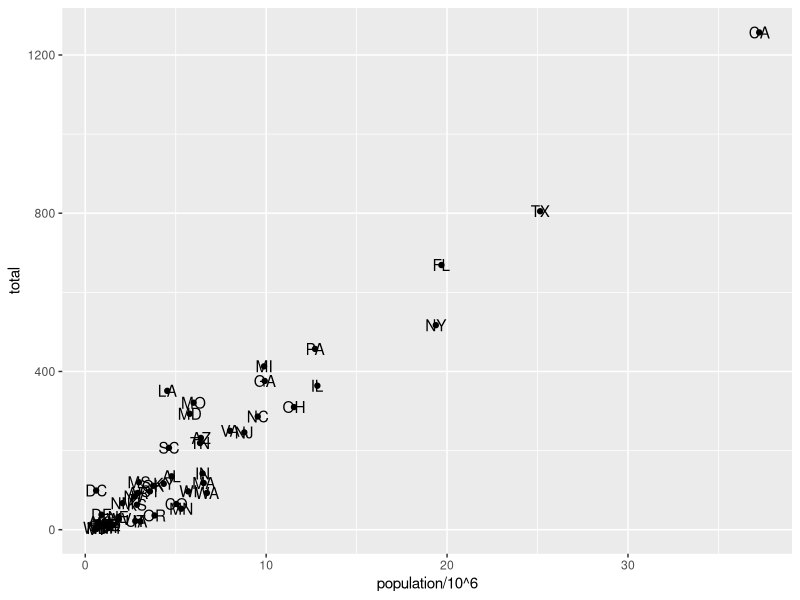
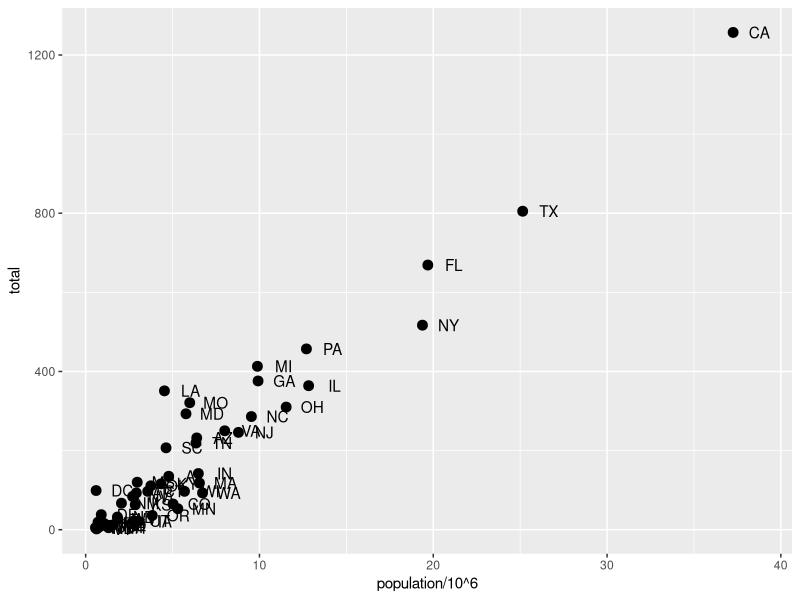
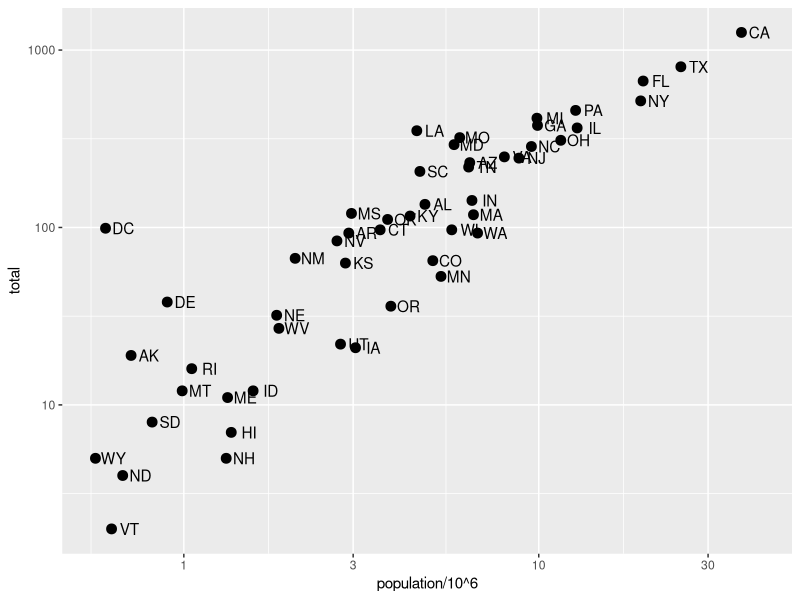
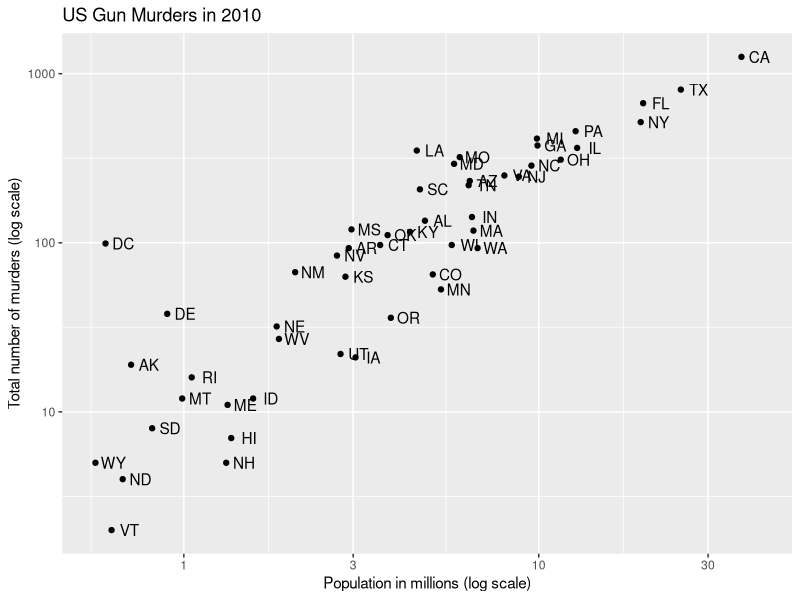
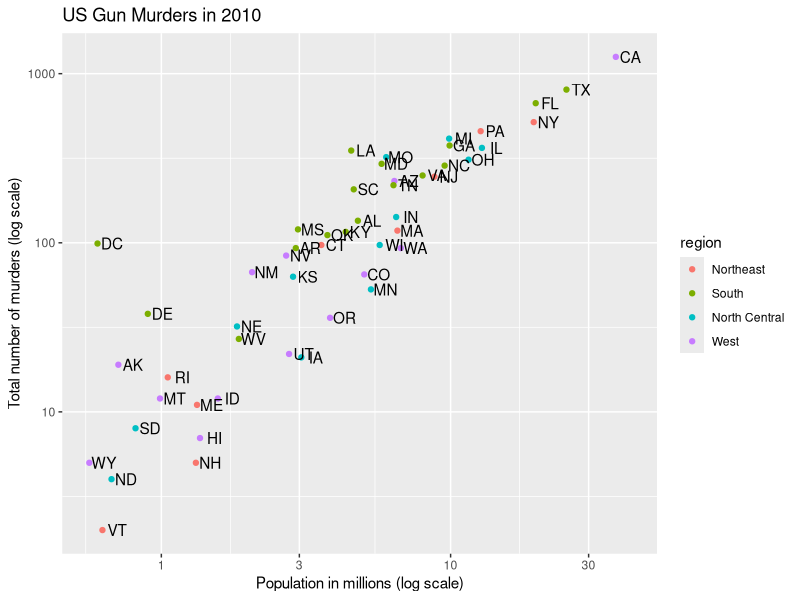
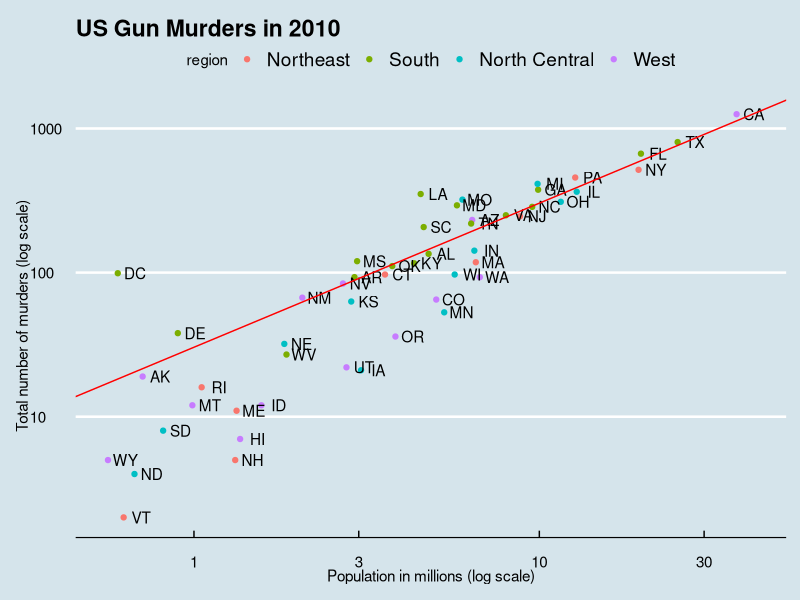
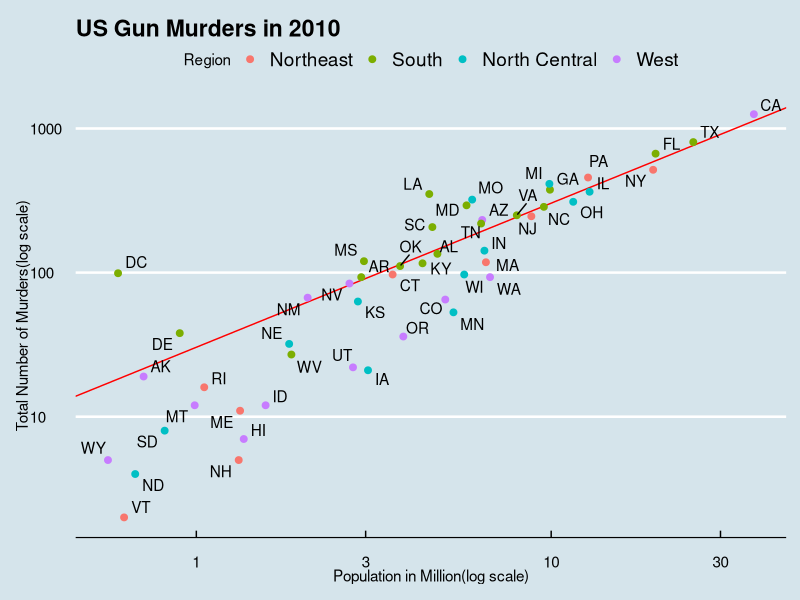
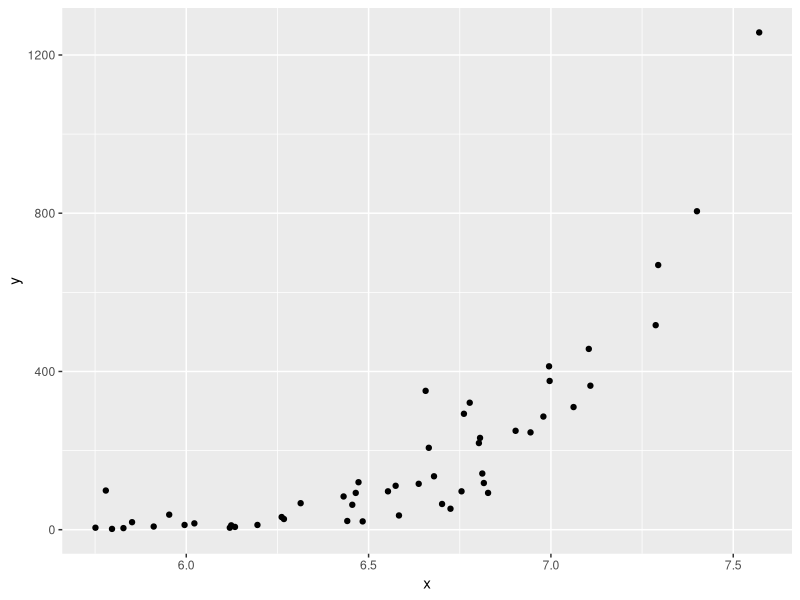

R code for these plots, in order:
#look at the US murders data
library(dslabs)
data("murders")
library(tidyverse)
library(ggplot2)
install.packages("ggthemes")
library(ggthemes)
library(ggrepel)

str(murders)

#which state have the largest and the smallest population?
#how large is a typical state?
#what is the relation between population and murder num?

#The great value of a picture is when it forces us to notice what we never expected to see
#how to use aesthetics mappings in ggplot
murders %>% 
  ggplot() +
  geom_point(aes(x = population/10^6, y = total)) +
  geom_text(aes(population/10^6, total, label = abb))


#tinkering with arguments
p <- ggplot(data = murders)


p + geom_point(aes(population/10^6, total), size = 3) +
  geom_text(aes(population/10^6, total, label = abb), nudge_x = 1.5)


#we can also write this code in the below format
p <- murders %>% ggplot(aes(population/10^6, total, label= abb))

p + geom_point(size = 3) +
  geom_text(nudge_x = 0.05) +
  scale_x_log10() +
  scale_y_log10()


#How to add Labels and titles to the graph
murders %>%
  ggplot(aes(population/10^6, total, label = abb)) +
  geom_point(size = 1.5) +
  geom_text(nudge_x = 0.05) +
  scale_x_log10() +
  scale_y_log10() +
  xlab("Population in millions (log scale)") +
  ylab("Total number of murders (log scale)") +
  ggtitle("US Gun Murders in 2010")



## how to add different catagories as color
murders %>%
  ggplot(aes(population/10^6, total, label = abb)) +
  geom_point(aes(col = region),size = 1.5) +
  geom_text(nudge_x = 0.05) +
  scale_x_log10() +
  scale_y_log10() +
  xlab("Population in millions (log scale)") +
  ylab("Total number of murders (log scale)") +
  ggtitle("US Gun Murders in 2010")


##Annotation, shape and adjustment
#we want to draw a line with avarage murder rate

r <- murders %>%
  summarise(rate = sum(total)/ sum(population) * 10^6) %>%
  pull(rate)

## how to add a line to the graph
murders %>%
  ggplot(aes(population/10^6, total, label = abb)) +
  geom_point(aes(col = region),size = 1.5) +
  geom_text(nudge_x = 0.05) +
  scale_x_log10() +
  scale_y_log10() +
  geom_abline(intercept = log10(r), color="red")+
  xlab("Population in millions (log scale)") +
  ylab("Total number of murders (log scale)") +
  ggtitle("US Gun Murders in 2010") +
  theme_economist()

p <- p + geom_abline(intercept = log10(r), lty = 2, color = "darkgrey") +
  geom_point(aes(col=region), size = 3)

p <- p + scale_color_discrete(name = "Region")


murders %>%
  ggplot(aes(population/10^6, total, label = abb)) +
  geom_abline(intercept = log10(r), color = "red", ity = 2) +
  geom_point(aes(col = region),size = 2) +
  geom_text_repel() +
  scale_x_log10() +
  scale_y_log10() +
  xlab("Population in Million(log scale)") +
  ylab("Total Number of Murders(log scale)") +
  ggtitle("US Gun Murders in 2010") +
  scale_color_discrete(name = "Region") +
  theme_economist()


#Quick plots with qpolt
data("murders")
x <- log10(murders$population)
y <- murders$total

qplot(x,y)


#How can we make a grid of plots
library(gridExtra)
p1 <- qplot(x)
p2 <- qplot(x,y)
grid.arrange(p1,p2, nrow =2)


##Exercises
library(dplyr)
library(ggplot2)
library(dslabs)
data("heights")
data("murders")


p <- ggplot(murders)

q <- ggplot(heights)

murders %>% ggplot(aes(population, total)) +
  geom_point()

murders %>% ggplot(aes(population, total, label = abb)) +
  geom_point(aes(col = region), size = 1.5) +
  geom_text_repel() +
  scale_x_log10() +
  scale_y_log10() +
  theme_excel_new()
